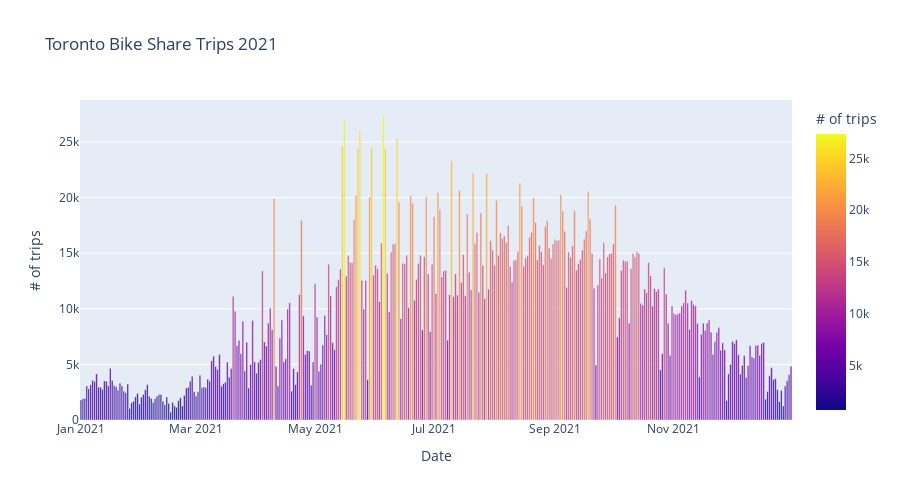

The code cell stored with this chart in its notebook:
### Code cell
import plotly.express as px

fig = px.bar(byDate, x='Start Time', y='Start Station Id',
             color='Start Station Id',
             labels={'Start Time':'Date', 'Start Station Id':'# of trips'}, 
             title='Toronto Bike Share Trips 2021', height=500)
fig.show()

### Figure 1 — Plotly figure (JSON) as saved in the notebook; plotly's stock layout.template omitted (floating-point values rounded to 4 significant figures; data arrays with more than 128 entries replaced by an {"elided": "..."} marker saying what was removed)
{"data": [{"alignmentgroup": "True", "hovertemplate": "Date=%{x}<br># of trips=%{marker.color}<extra></extra>", "legendgroup": "", "marker": {"color": {"elided": "365 int values"}, "coloraxis": "coloraxis", "pattern": {"shape": ""}}, "name": "", "offsetgroup": "", "orientation": "v", "showlegend": false, "textposition": "auto", "type": "bar", "x": {"elided": "365 str values"}, "xaxis": "x", "y": {"elided": "365 int values"}, "yaxis": "y"}], "layout": {"barmode": "relative", "coloraxis": {"colorbar": {"title": {"text": "# of trips"}}, "colorscale": [[0, "#0d0887"], [0.1111, "#46039f"], [0.2222, "#7201a8"], [0.3333, "#9c179e"], [0.4444, "#bd3786"], [0.5556, "#d8576b"], [0.6667, "#ed7953"], [0.7778, "#fb9f3a"], [0.8889, "#fdca26"], [1, "#f0f921"]]}, "height": 500, "legend": {"tracegroupgap": 0}, "title": {"text": "Toronto Bike Share Trips 2021"}, "xaxis": {"anchor": "y", "domain": [0, 1], "title": {"text": "Date"}}, "yaxis": {"anchor": "x", "domain": [0, 1], "title": {"text": "# of trips"}}}}
